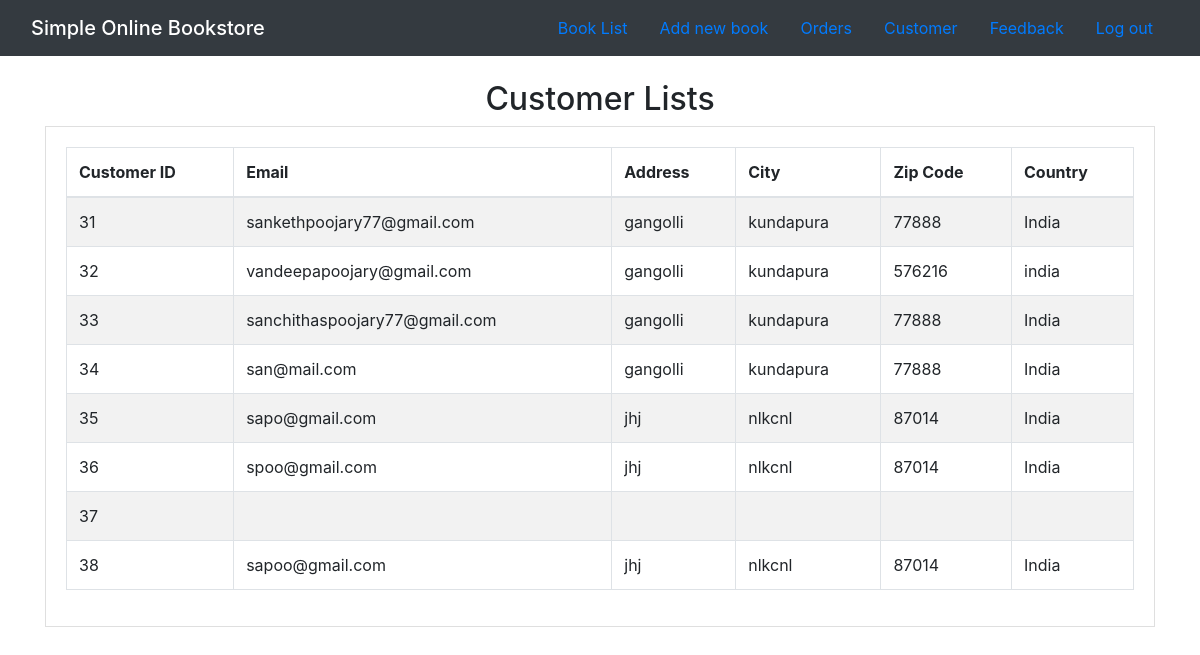
/customer.php (signed in), run on the app's committed database.
### tables this page shows
CREATE TABLE `customers` (
  `customerid` int(10) UNSIGNED NOT NULL,
  `email` varchar(60) NOT NULL,
  `address` varchar(80) NOT NULL,
  `city` varchar(30) NOT NULL,
  `zip_code` varchar(10) NOT NULL,
  `country` varchar(60) NOT NULL
);

### functions/database_functions.php (called while the page is built, shortened)
<?php
	function getcustomer($conn){
		$query = "SELECT * from customers ";
		$result = mysqli_query($conn, $query);
		return $result;
	}
?>

### customer.php (the view, shortened to what this page needs)
<?php
	require_once "./functions/database_functions.php";
	$conn = db_connect();
	$result = getcustomer($conn);
?>
<!DOCTYPE html>
<html lang="en">
<head>
    <link rel="stylesheet" href="https://maxcdn.bootstrapcdn.com/bootstrap/4.5.2/css/bootstrap.min.css">
</head>
<body>
<nav id="navbar" class="navbar navbar-dark bg-dark">
        <div class="container-fluid">
            <span class="navbar-brand mb-0 h1">Simple Online Bookstore</span>
            <ul class="nav">
                <li class="nav-item"><a class="nav-link" href="admin_book.php">Book List</a></li>
                <li class="nav-item"><a class="nav-link" href="admin_add.php">Add new book</a></li>
                <li class="nav-item"><a class="nav-link" href="detail.php">Orders</a></li>
                <li class="nav-item"><a class="nav-link" href="customer.php">Customer</a></li>
                <li class="nav-item"><a class="nav-link" href="blank.php">Feedback</a></li>
                <li class="nav-item"><a class="nav-link" href="admin_signout.php">Log out</a></li>
            </ul>
        </div>
    </nav>
    <div class="container">
        <h2 class="fw-bolder text-center mt-4">Customer Lists</h2>
        <div class="card rounded-0">
            <div class="card-body">
                <div class="table-responsive">
                    <table class="table table-striped table-bordered">
                        <thead>
                            <tr>
                                <th>Customer ID</th>
                                <th>Email</th>
                                <th>Address</th>
                                <th>City</th>
                                <th>Zip Code</th>
                                <th>Country</th>
                            </tr>
                        </thead>
                        <tbody>
                            <?php while($row = mysqli_fetch_assoc($result)): ?>
                            <tr>
                                <td><?= $row['customerid'] ?></td>
                                <td><?= $row['email'] ?></td>
                                <td><?= $row['address'] ?></td>
                                <td><?= $row['city'] ?></td>
                                <td><?= $row['zip_code'] ?></td>
                                <td><?= $row['country'] ?></td>
                            </tr>
                            <?php endwhile; ?>
                        </tbody>
                    </table>
                </div>
            </div>
        </div>
    </div>
</body>
</html>

### data on the page
customers: customerid "31", email "sankethpoojary77@gmail.com", address "gangolli", city "kundapura", zip_code "77888", country "India"
customers: customerid "32", email "vandeepapoojary@gmail.com", address "gangolli", city "kundapura", zip_code "576216", country "india"
customers: customerid "33", email "sanchithaspoojary77@gmail.com", address "gangolli", city "kundapura", zip_code "77888", country "India"
customers: customerid "34", email "san@mail.com", address "gangolli", city "kundapura", zip_code "77888", country "India"
customers: customerid "35", email "sapo@gmail.com", address "jhj", city "nlkcnl", zip_code "87014", country "India"
customers: customerid "36", email "spoo@gmail.com", address "jhj", city "nlkcnl", zip_code "87014", country "India"
customers: customerid "37"
customers: customerid "38", email "sapoo@gmail.com", address "jhj", city "nlkcnl", zip_code "87014", country "India"
